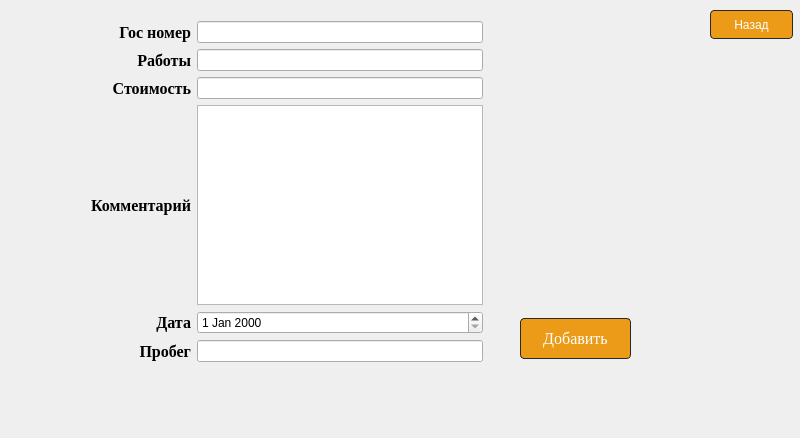
<?xml version="1.0" encoding="UTF-8"?>
<ui version="4.0">
 <class>newto</class>
 <widget class="QDialog" name="newto">
  <property name="geometry">
   <rect>
    <x>0</x>
    <y>0</y>
    <width>800</width>
    <height>438</height>
   </rect>
  </property>
  <property name="windowTitle">
   <string>Новое ТО</string>
  </property>
  <widget class="QPushButton" name="saveButton">
   <property name="geometry">
    <rect>
     <x>520</x>
     <y>318</y>
     <width>111</width>
     <height>41</height>
    </rect>
   </property>
   <property name="font">
    <font>
     <family>Times New Roman</family>
     <pointsize>12</pointsize>
    </font>
   </property>
   <property name="styleSheet">
    <string notr="true">background-color: rgb(235, 155, 24);
color: rgb(255, 255, 255);
border-style: solid;
border-width: 1px;
border-radius: 4px;
border-color:rgb(41, 40, 40) ;</string>
   </property>
   <property name="text">
    <string>Добавить</string>
   </property>
  </widget>
  <widget class="QPushButton" name="pushButton_2">
   <property name="geometry">
    <rect>
     <x>710</x>
     <y>10</y>
     <width>83</width>
     <height>29</height>
    </rect>
   </property>
   <property name="styleSheet">
    <string notr="true">background-color: rgb(235, 155, 24);
color: rgb(255, 255, 255);
border-style: solid;
border-width: 1px;
border-radius: 4px;
border-color:rgb(41, 40, 40) ;</string>
   </property>
   <property name="text">
    <string>Назад</string>
   </property>
  </widget>
  <widget class="QWidget" name="">
   <property name="geometry">
    <rect>
     <x>91</x>
     <y>21</y>
     <width>392</width>
     <height>341</height>
    </rect>
   </property>
   <layout class="QGridLayout" name="gridLayout">
    <item row="0" column="0">
     <widget class="QLabel" name="label_6">
      <property name="font">
       <font>
        <family>Times New Roman</family>
        <pointsize>12</pointsize>
        <bold>true</bold>
       </font>
      </property>
      <property name="text">
       <string>Гос номер</string>
      </property>
      <property name="alignment">
       <set>Qt::AlignRight|Qt::AlignTrailing|Qt::AlignVCenter</set>
      </property>
     </widget>
    </item>
    <item row="0" column="1">
     <widget class="QLineEdit" name="GrzLine">
      <property name="readOnly">
       <bool>true</bool>
      </property>
     </widget>
    </item>
    <item row="1" column="0">
     <widget class="QLabel" name="label">
      <property name="font">
       <font>
        <family>Times New Roman</family>
        <pointsize>12</pointsize>
        <bold>true</bold>
       </font>
      </property>
      <property name="text">
       <string>Работы</string>
      </property>
      <property name="alignment">
       <set>Qt::AlignRight|Qt::AlignTrailing|Qt::AlignVCenter</set>
      </property>
     </widget>
    </item>
    <item row="1" column="1">
     <widget class="QLineEdit" name="workLine"/>
    </item>
    <item row="2" column="0">
     <widget class="QLabel" name="label_5">
      <property name="font">
       <font>
        <family>Times New Roman</family>
        <pointsize>12</pointsize>
        <bold>true</bold>
       </font>
      </property>
      <property name="text">
       <string>Стоимость</string>
      </property>
      <property name="alignment">
       <set>Qt::AlignRight|Qt::AlignTrailing|Qt::AlignVCenter</set>
      </property>
     </widget>
    </item>
    <item row="2" column="1">
     <widget class="QLineEdit" name="priceLine"/>
    </item>
    <item row="3" column="0">
     <widget class="QLabel" name="label_4">
      <property name="font">
       <font>
        <family>Times New Roman</family>
        <pointsize>12</pointsize>
        <bold>true</bold>
       </font>
      </property>
      <property name="text">
       <string>Комментарий</string>
      </property>
      <property name="alignment">
       <set>Qt::AlignRight|Qt::AlignTrailing|Qt::AlignVCenter</set>
      </property>
     </widget>
    </item>
    <item row="3" column="1">
     <widget class="QPlainTextEdit" name="commentLine"/>
    </item>
    <item row="4" column="0">
     <widget class="QLabel" name="label_3">
      <property name="font">
       <font>
        <family>Times New Roman</family>
        <pointsize>12</pointsize>
        <bold>true</bold>
       </font>
      </property>
      <property name="text">
       <string>Дата</string>
      </property>
      <property name="alignment">
       <set>Qt::AlignRight|Qt::AlignTrailing|Qt::AlignVCenter</set>
      </property>
     </widget>
    </item>
    <item row="4" column="1">
     <widget class="QDateEdit" name="dateEdit"/>
    </item>
    <item row="5" column="0">
     <widget class="QLabel" name="label_2">
      <property name="font">
       <font>
        <family>Times New Roman</family>
        <pointsize>12</pointsize>
        <bold>true</bold>
       </font>
      </property>
      <property name="text">
       <string>Пробег</string>
      </property>
      <property name="alignment">
       <set>Qt::AlignRight|Qt::AlignTrailing|Qt::AlignVCenter</set>
      </property>
     </widget>
    </item>
    <item row="5" column="1">
     <widget class="QLineEdit" name="kmLine"/>
    </item>
   </layout>
  </widget>
 </widget>
 <resources/>
 <connections/>
</ui>
